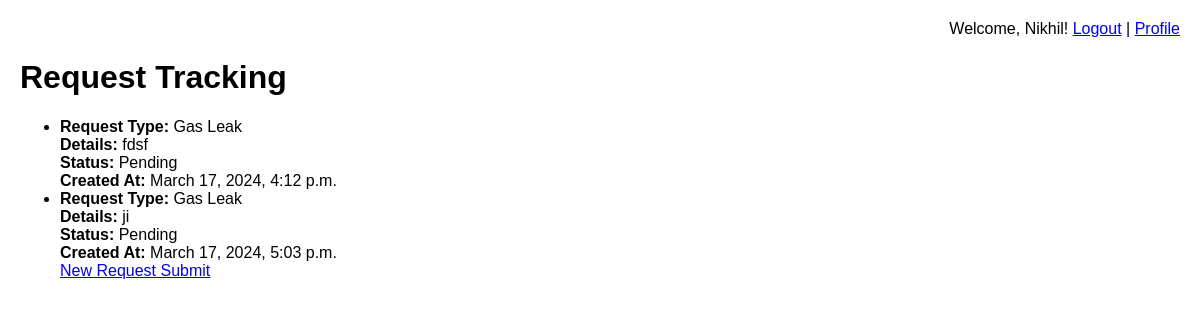
The app's page /track/ (signed in) with its own data.
### customers/models.py (models this page shows, shortened)
class ServiceRequest(models.Model):
    user = models.ForeignKey(User, on_delete=models.CASCADE)
    request_type = models.CharField(max_length=100)
    details = models.TextField()
    status = models.CharField(max_length=20, default='Pending')
    created_at = models.DateTimeField(auto_now_add=True)
    resolved_at = models.DateTimeField(null=True, blank=True)

### customers/views.py (the view)
# urls.py: path('track/', views.request_tracking, name='request_tracking'),
@login_required
def request_tracking(request):
    user_requests = ServiceRequest.objects.filter(user=request.user)
    return render(request, 'customers/request_tracking.html', {'user_requests': user_requests})

### customers/templates/customers/request_tracking.html (shortened to what this page needs)
{% extends "base.html" %}
    {% block content %}
    <h1>Request Tracking</h1>
    <ul>
        {% for request in user_requests %}
            <li>
                <strong>Request Type:</strong> {{ request.request_type }}<br>
                <strong>Details:</strong> {{ request.details }}<br>
                <strong>Status:</strong> {{ request.status }}<br>
                <strong>Created At:</strong> {{ request.created_at }}<br>
            </li>
        {% empty %}
            <li>No requests found.</li>
        {% endfor %}
        <a href="{% url 'submit_request' %}">New Request Submit</a>
        {% endblock content %}

### customers/templates/base.html (shortened to what this page needs)
{% load static %}
<!DOCTYPE html>
<html lang="en">
  <head>
    <link rel="stylesheet" href="{% static 'css/styles.css' %}" />
  </head>
  <body>
   <div style="text-align: right">
  {% if user.is_authenticated %}
  <span>Welcome, {{ user.username }}! </span>
  <a href="{% url 'logout' %}">Logout</a> |
  <a href="{% url 'profile' %}">Profile</a>
  {% else %}
  <a href="{% url 'home' %}">Home</a> |
  <a href="{% url 'login' %}">Login</a> |
  <a href="{% url 'register' %}">Register</a>
  {% endif %}
</div>
    {% block content %} {% endblock %}
  </body>
</html>

### customers/static/css/styles.css (style rules this page uses)
body { font-family: Arial, sans-serif; margin: 20px; }

### records on screen
ServiceRequest: request_type "Gas Leak", details "fdsf", status "Pending", created_at "March 17, 2024, 4:12 p.m."
ServiceRequest: request_type "Gas Leak", details "ji", status "Pending", created_at "March 17, 2024, 5:03 p.m."

### other values on screen
{{ user.username }} "Nikhil"
